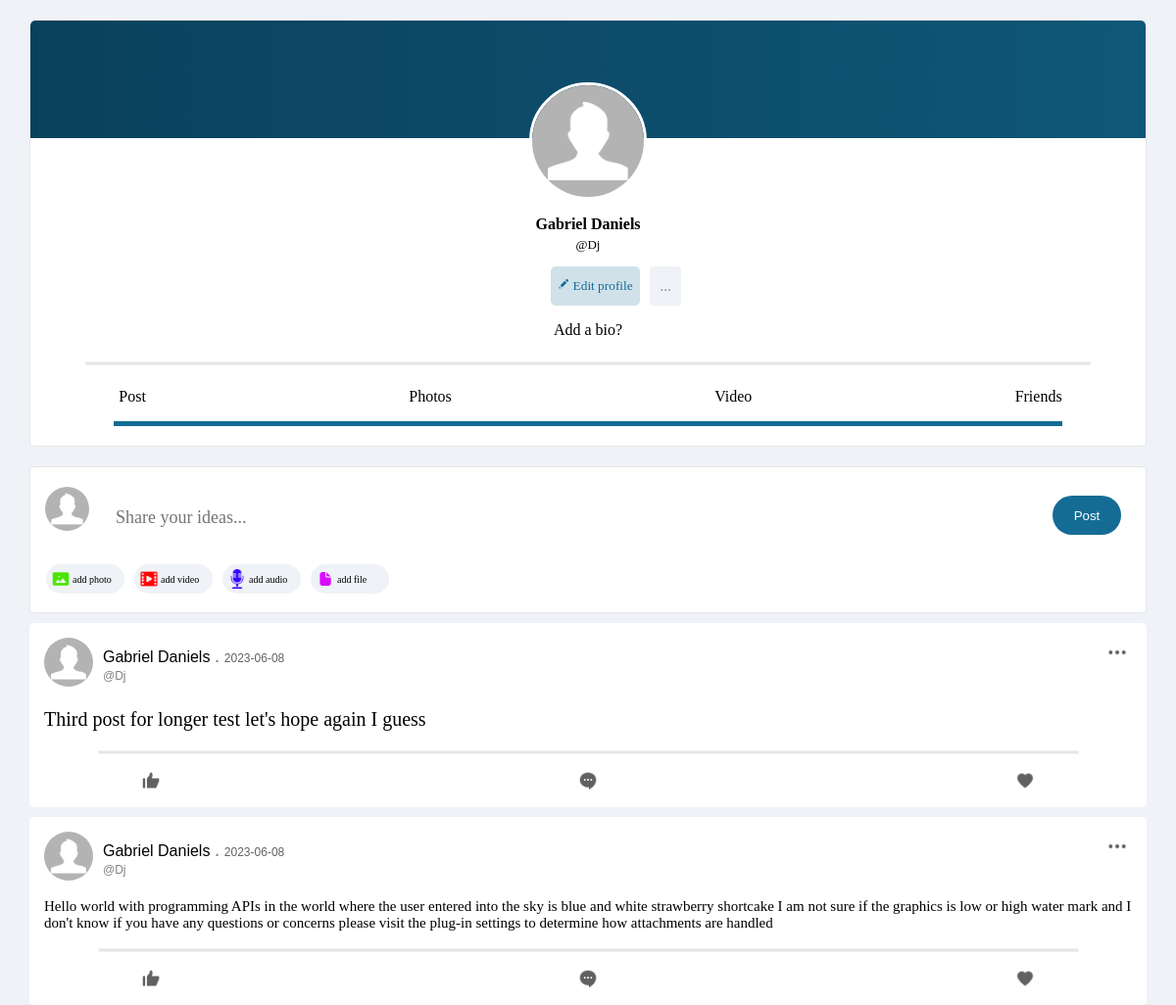
Page /my-profile (signed in) on the committed database.
### BlogPost.py (models this page shows)
class User_signup(db.Model):
	_bind_key_ = "user"
	id = db.Column(db.Integer, primary_key=True)
	first_name = db.Column(db.String, default="User"+str(id))
	last_name = db.Column(db.String, nullable=False)
	user_name = db.Column(db.String, nullable=False)
	email = db.Column(db.String, nullable=False)
	password = db.Column(db.String, nullable=False)
	user_dp = db.Column(db.String, nullable=False)
	user_bio = db.Column(db.String, nullable=False)

class BlogPost(db.Model):
	id = db.Column(db.Integer, primary_key=True)
	user_id = db.Column(db.Integer)
	article = db.Column(db.String(100), nullable=False)
	date_time = db.Column(db.String, nullable=False)
	author = db.Column(db.String(20), nullable=False)
	img_path = db.Column(db.String)
	post_likes = db.Column(db.String)

### BlogPost.py (the view)
@app.route("/my-profile", methods=["GET","POST"])
def my_profile():
	uid = session.get("uid")
	db_data = db.session.query(User_signup).all()
	bp_data = db.session.query(BlogPost).all()
	user_db = db.session.query(User_signup).filter_by(id = uid).first()
	if request.method == "POST":
		return "ok"
	else:
		return render_template("my-profile.html",uid=uid,user_db = user_db,db_data = db_data, bp_data = bp_data)

### templates/my-profile.html (shortened to what this page needs)
<!DOCTYPE html>
<html lang="en">
<head>
    <link rel="stylesheet" href="{{url_for('static', filename='my-profile.css')}}">
    <link rel="stylesheet" href="{{url_for('static',filename='user_page.css')}}">
</head>
<body>
    <div class="top_box_body">
        <div class="top_box">
            <div class="cover_photo">
            </div>
            <div class="user_dp_body">
            {% set user_dp = user_db.user_dp %}
            <img src="{{user_dp}}" alt=""></img>
            <div class="user_names">
                <p>{{user_db.first_name}} {{user_db.last_name}}</p>
                <h4 class="username">{{user_db.user_name}}</h4>
            </div>
        </div>
            <div class="edit_profile_btn_box">
                <div class="edit_profile_btn">
                <a href="{{url_for('edit_profile')}}"><button class="button1"><img src="{{url_for('static', filename='pencil.png')}}" alt=""></img> Edit profile</button></a>
                <button class="button2">...</button>
                </div>
            </div>
            <div class="bio">
                {% set userbio = user_db.user_bio %}
                <p>{{userbio}}</p>
            </div>
            <hr>
            <div class="user_interacted_body">
            <div class="user_interacted">
                <div class="text_post">
                    <p>Post</p>
                </div>
                <div class="text_photo">
                    <p>Photos</p>
                </div>
               <div class="text_video">
                   <p>Video</p>
               </div>
                <div class="text_friends">
                    <p>Friends</p>
                </div>
            </div>
            </div>
        </div>
    </div>
    <div class="create_post_box" id="post_box_a">
        <div class="post_input_box">
            <div class="post_user_dp">
                <img src="{{user_dp}}" alt=""></img>
               <form method="POST" action="{{url_for('user_page')}}">
                <div class="mini_post_btn">
                    <input type="submit" value="Post">
                </div>
            </div>
            <div class="post_input">
                <input type="text" placeholder="Share your ideas..." name="content">
            </div>
            <div class="add_media">
                <div class="add_photo" onclick="open_addimage()">
                    <img src="{{url_for('static',filename='photo.png')}}" alt=""></img > <p>add photo</p>
                </div>
                <div class="add_video">
                    <img src="{{url_for('static',filename='video.png')}}" alt=""></img> <p>add video</p>
                </div>
                <div class="add_audio">
                    <img src="{{url_for('static',filename='mic.png')}}" alt=""></img> <p>add audio</p>
                </div>
                <div class="add_file">
                    <img src="{{url_for('static',filename='file.png')}}" alt=""></img> <p>add file</p>
                </div>
            </div>
        </div>
    </div>
    <div class="post_body">
        {% for post_db in bp_data %}
            <div class="post_box">
                {% if post_db.user_id == uid %}
                <div class="option_bar">
                    <img src="{{url_for('static',filename='more.png')}}" alt=""></img>
                </div>
                <div class="user_post_details">
                <div class="post_dp">
                <img src="{{user_dp}}" alt=""></img>
                <div class="post_text">
                    <p>{{post_db.author}} <span class="dot">.</span> <span class="date">{{post_db.date_time}}</span></p>
                    <h3>{{user_db.user_name}}</h3>
                </div>
                </div>
                <div class="post_content">
                   {% if post_db.article|length> 100 %}
                    <h1 id="min_text">{{post_db.article}}</h1>
                    {% else %}
                    <h1>{{post_db.article}}</h1>
                    {% endif %}
                    <hr>
                </div>
                </div>
                <div class="interaction_box">
                    <div class="i_box">
                    <div class="like">
                        <img src="{{url_for('static', filename='like.png')}}" alt=""></img>
                    </div>
                    <div class="comment">
                        <img src="{{url_for('static', filename='comment.png')}}" alt=""></img>
                    </div>
                    <div class="love">
                        <img src="{{url_for('static', filename='love.png')}}" alt=""></img>
                    </div>
                </div>
            </div>
            {% endif %}
            </div>
       {% endfor %}
    </div>
</body>
</html>

### static/my-profile.css (style rules this page uses)
* { box-sizing: border-box; }
body { padding: 0; margin: 0; background-color: #eff2f6; }
.top_box_body { margin-top: 20px; justify-content: center; display: flex; flex-direction: column; align-items: center; }
.top_box { border-radius: 5px; width: 95%; background: white; outline: 0.1px solid #eff2f6; border: 1px solid rgba(0, 0, 0, 0.1); }
.cover_photo { background: linear-gradient(to right, #0A415C, #146C94); background-size: 200% auto; animation: gradientAnimation 5s linear infinite; height: 120px; border-top-right-radius: 5px; border-top-left-radius: 5px; }
.user_dp_body { margin-top: -60px; flex-direction: column; justify-content: center; display: flex; align-items: center; }
.user_dp_body img { width: 120px; height: 120px; object-fit: cover; border-radius: 100%; border: 3px solid white; }
.user_names { width: 100%; }
.user_names p { font-family: Montserrat; font-weight: 600; text-align: center; }
.username { font-family: Montserrat; font-weight: 300; margin-top: -12px; text-align: center; font-size: 13px; }
.edit_profile_btn_box { justify-content: center; align-items: center; display: flex; }
.edit_profile_btn { display: flex; }
.edit_profile_btn a { width: 100%; }
.edit_profile_btn .button1, .button2 { height: 40px; background-color: rgba(20, 108, 148, 0.2); border-radius: 5px; font-family: Calibri; font-weight: 500; border: none; color: #146C94; }
.edit_profile_btn .button2 { width: 40px; height: 40px; background: #eff2f6; color: gray; font-size: 15px; margin-left: 5px; }
.edit_profile_btn img { width: 12px; }
.bio { justify-content: center; align-items: center; display: flex; }
.bio p { font-family: Calibri; font-weight: 400; }
hr { border:1px solid #eff2f6; width: 90%; }
.user_interacted_body { justify-content: center; align-items: center; display: flex; margin-bottom: 20px; }
.user_interacted { justify-content: space-between; align-items: center; display: flex; width: 85%; border-bottom: 5px solid #146C94; }
.text_post { font-family: Calibri; font-weight: 400; margin-left: 5px; }
.text_photo { font-family: Calibri; font-weight: 400; margin-left: 5px; }
.text_video { font-family: Calibri; font-weight: 400; margin-left: 5px }
.text_friends { font-family: Calibri; font-weight: 400; margin-left: 5px }
#post_box_a { margin-top: -50px; }

### rows in the picture
User_signup: user_dp (placeholder picture), first_name "Gabriel", last_name "Daniels", user_name "@Dj", user_bio "Add a bio?"
BlogPost: user_dp (placeholder picture), author "Gabriel Daniels", date_time "2023-06-08", article "Third post for longer test let's hope again I guess"
BlogPost: user_dp (placeholder picture), author "Gabriel Daniels", date_time "2023-06-08", article "Hello world with programming APIs in the world where the user entered into the sky is blue and white strawberry shortcake I am not sure if the graphics is low or high water mark and I don't know if you have any questions or concerns please visit the plug-in settings to determine how attachments are handled"
